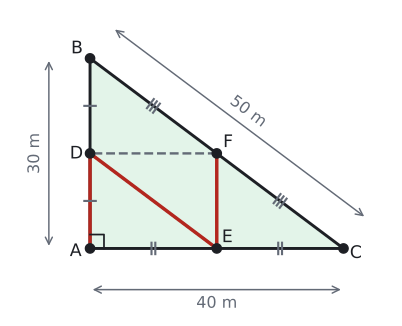

Here is the Python script that generated this plot:
import sys; sys.path.insert(0, "tools")
from cizim import *

def uz(P, Q): return round(float(np.linalg.norm(np.asarray(P) - np.asarray(Q))), 3)
def yon(d): return np.array([np.cos(np.radians(d)), np.sin(np.radians(d))])
def kenar(ax, P, Q, metin, G, d=0.45, renk=YAZI, fs=13):
    """[PQ] kenarının ortasına, G noktasından uzak tarafa etiket."""
    P, Q = np.asarray(P, float), np.asarray(Q, float); M = (P + Q) / 2
    u = (Q - P) / np.linalg.norm(Q - P); v = np.array([-u[1], u[0]])
    if np.dot(v, M - np.asarray(G)) < 0: v = -v
    ax.text(*(M + d * v), metin, ha="center", va="center", color=renk, fontsize=fs)
def centik(ax, P, Q, n=1, renk=SOLUK, L=0.18, ara=0.12):
    P, Q = np.asarray(P, float), np.asarray(Q, float)
    u = (Q - P) / np.linalg.norm(Q - P); v = np.array([-u[1], u[0]]); M = (P + Q) / 2
    for k in range(n):
        c = M + (k - (n - 1) / 2) * ara * u
        ax.plot(*zip(c - L * v, c + L * v), color=renk, lw=1.6)
# Soru 10: dik üçgen park. |AB|=30, |AC|=40, |BC|=50 m; D, E, F orta noktalar. Yol A->D->E->F = 15+25+15 = 55 m.
A = np.array([0.0, 0.0]); B = np.array([0.0, 30.0]); C = np.array([40.0, 0.0])
D = (A + B) / 2; E = (A + C) / 2; F = (B + C) / 2
print("AD", uz(A, D), "DE", uz(D, E), "EF", uz(E, F), "DF", uz(D, F), "BC", uz(B, C))
G = (A + B + C) / 3
fig, ax = sekil(5.2, 4.2)
ax.set_aspect("equal"); ax.axis("off")
ax.add_patch(patches.Polygon([A, B, C], closed=True, facecolor=YESIL_ACIK, edgecolor=YAZI, lw=2.2))
for P, Q in ((D, E), (E, F), (F, D)): ax.plot(*zip(P, Q), color=SOLUK, lw=1.8, ls="--")
ax.plot(*zip(A, D, E, F), color=KIRMIZI, lw=2.6)
ax.plot(*zip(A + [0, 2.2], A + [2.2, 2.2], A + [2.2, 0]), color=YAZI, lw=1.3)
centik(ax, A, D, 1, L=0.9, ara=0.6); centik(ax, D, B, 1, L=0.9, ara=0.6)
centik(ax, A, E, 2, L=0.9, ara=0.6); centik(ax, E, C, 2, L=0.9, ara=0.6)
centik(ax, B, F, 3, L=0.9, ara=0.6); centik(ax, F, C, 3, L=0.9, ara=0.6)
nokta(ax, *A, "A", dx=-3.2, dy=-1.2); nokta(ax, *B, "B", dx=-3.0, dy=0.8); nokta(ax, *C, "C", dx=1.0, dy=-1.5)
nokta(ax, *D, "D", dx=-3.2, dy=-0.8); nokta(ax, *E, "E", dx=0.8, dy=1.0); nokta(ax, *F, "F", dx=1.0, dy=1.0)
def olcu(P, Q, metin, kay, d):
    P, Q = np.asarray(P, float) + kay, np.asarray(Q, float) + kay
    ax.annotate("", xy=Q, xytext=P, arrowprops=dict(arrowstyle="<->", color=SOLUK, lw=1.1))
    u = (Q - P) / np.linalg.norm(Q - P); v = np.array([-u[1], u[0]]) * d; r = np.degrees(np.arctan2(u[1], u[0]))
    if r > 90 or r < -90: r -= 180
    ax.text(*((P + Q) / 2 + v), metin, ha="center", va="center", fontsize=12, color=SOLUK, rotation=r)
olcu(A, B, "30 m", np.array([-6.5, 0]), 2.2)
olcu(A, C, "40 m", np.array([0, -6.5]), -2.2)
olcu(B, C, "50 m", np.array([3.6, 4.8]), 2.2)
ax.set_xlim(-13, 48); ax.set_ylim(-11, 38)
kaydet(fig, __file__)
